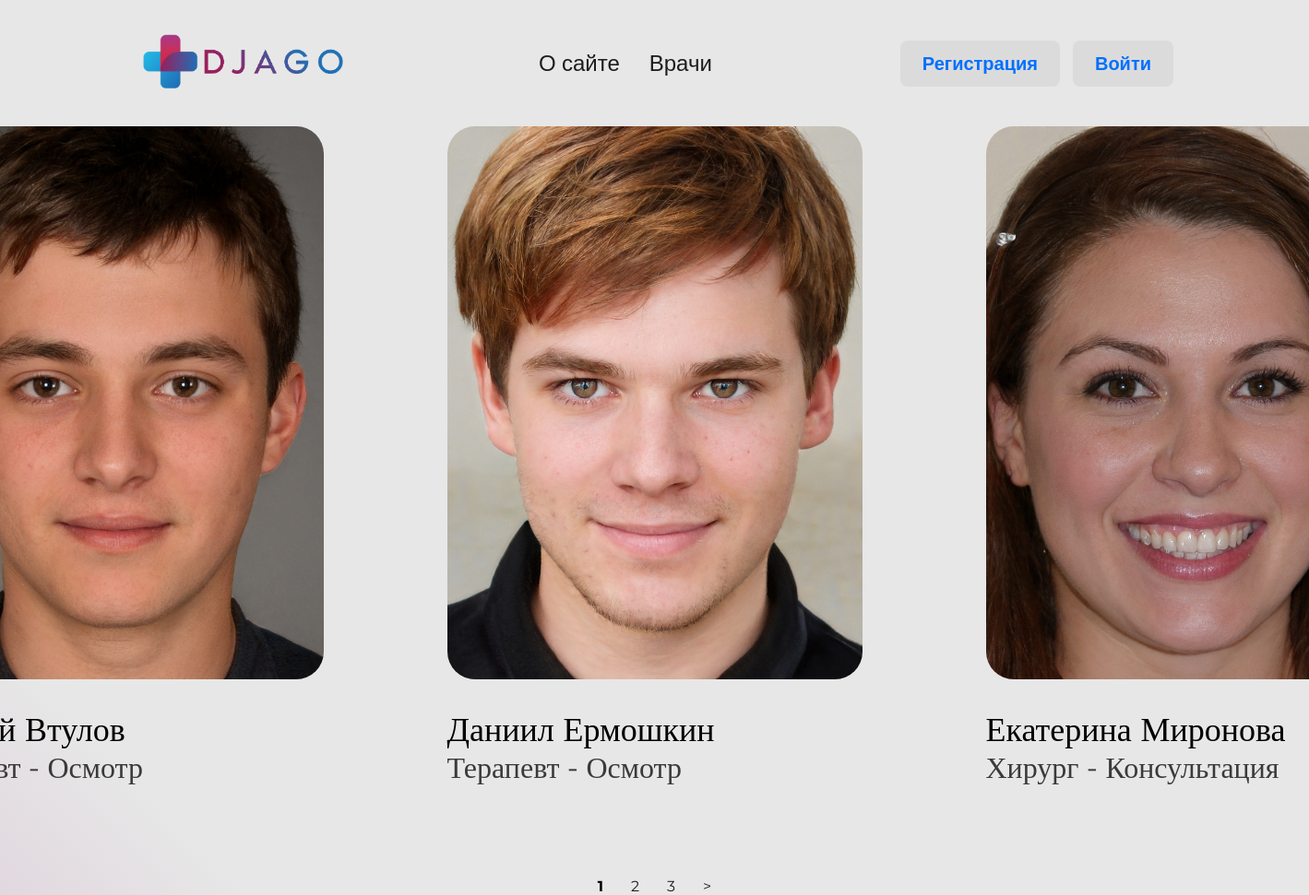
Before: / with the older database file.
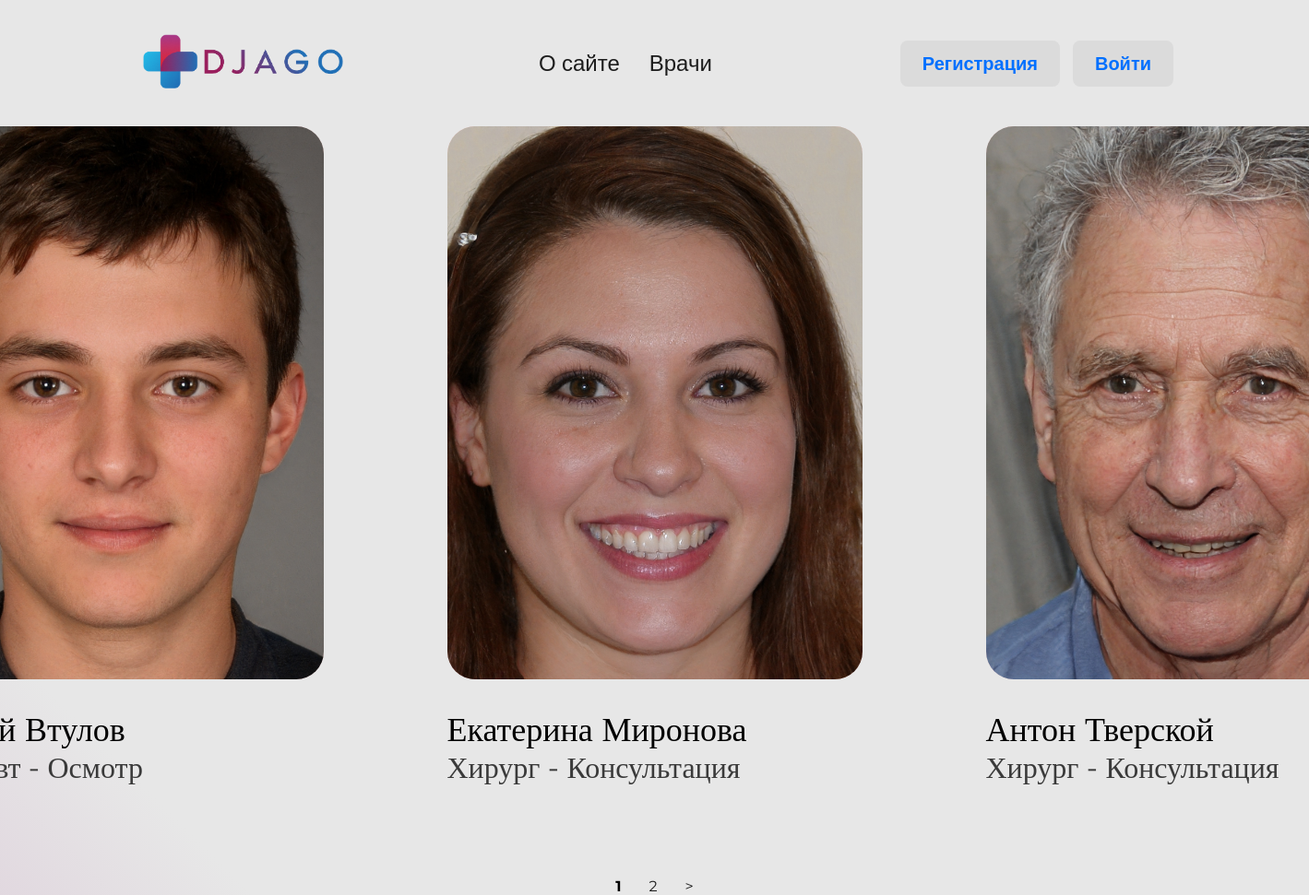
After: the same page with the newer database file.
### patients/models.py (models this page shows, shortened)
class Medics(models.Model):
    first_name = models.CharField(verbose_name='Имя', max_length=50)
    last_name = models.CharField(verbose_name='Фамилия', max_length=50)
    middle_name = models.CharField(verbose_name='Отчество', max_length=50)
    gender = models.CharField(verbose_name='Пол', max_length=1)
    birth_date = models.DateField(verbose_name='Дата рождения', default=date(2000, 1, 1))
    works_from = models.DateField(verbose_name='Работает с')
    is_working = models.BooleanField(verbose_name='Работает на данный момент', default=True)
    grouptype = models.ForeignKey('GroupType', on_delete=models.CASCADE, verbose_name='Категория')
    slug = models.SlugField(verbose_name='URL', max_length=255, unique=True, db_index=True)
    user = models.ForeignKey(User, verbose_name='Пользователь', on_delete=models.CASCADE, null=True)
    photo = models.ImageField(verbose_name='Фото', upload_to="photos/%Y/%m/%d/", null=True)
    class Meta:
        verbose_name = 'Врач'
        verbose_name_plural = 'Врачи'
        ordering = ['last_name', 'first_name']
    def get_absolute_url(self):
        return reverse('medic', kwargs={'med_slug': self.slug})

class GroupType(models.Model):
    grouptype = models.CharField(verbose_name="Категория", max_length=50)
    service = models.CharField(verbose_name="Оказываемая услуга", max_length=50)
    class Meta:
        verbose_name = 'Категория'
        verbose_name_plural = 'Категории'
        ordering = ['grouptype']
    def __str__(self):
        return f'{self.grouptype} - {self.service}'

### patients/views.py (the view)
# urls.py: path('', MedicHome.as_view(), name = 'home'),
class MedicHome(DataMixin, ListView):
    model = Medics
    template_name = 'patients/index.html'
    context_object_name = 'medics'
    paginate_by = 3
    def get_context_data(self, *, object_list=None, **kwargs):
        context = super().get_context_data(**kwargs)
        auth = self.request.user.is_authenticated
        c_def = self.get_user_context(title='Главная страница', auth=auth)
        return {**context, **c_def}
    def get_queryset(self):
        return Medics.objects.filter(is_working=True)

### patients/utils.py (called while the page is built)
    def get_user_context(self, **kwargs):
        context = kwargs
        context['menu'] = menu
        return context

### patients/templates/patients/index.html (shortened to what this page needs)
{% extends 'patients/base.html' %}
{% load static %}
{% block content %}
        <div class="medics-container">
        <ul class="medics-list">
                {% for med in medics %}
                <li class="medics-list-item">
                        <a class="medics-link" href="{{med.get_absolute_url}}">
                                <div class="medics-list__photo">
                                        {% if med.photo %}
                                        <img class="medphoto" src="{{med.photo.url}}" alt="Medics photo"></p>
                                        {% endif %}
                                </div>
                                {{med.first_name}}
                                {{med.last_name}}
                                <p class="medics-category">{{med.grouptype}}</p>
                        </a>
                </li>
                {% endfor %}
        </ul>
</div>
{% if page_obj.has_other_pages %}
<nav class="list-pages">
        <ul class="pages-list">
                {% for p in paginator.page_range %}
                {% if page_obj.number == p %}
                <li class="page-num page-num-selected">{{ p }}</li>
                {% elif p >= page_obj.number|add:-2 and p <= page_obj.number|add:2 %} <li class="page-num">
                        <a href="?page={{ p }}">{{ p }}</a>
                        </li>
                        {% endif %}
                        {% endfor %}
                        {% if page_obj.has_next %}
                        <li class="page-num">
                                <a href="?page={{ page_obj.next_page_number}}">&gt;</a>
                        </li>
                        {% endif %}
        </ul>
</nav>
{% endif %}
{% endblock %}

Changed rows visible on the page:
no longer on this page (row edited): Medics: photo (picture), first_name "Даниил", last_name "Ермошкин", grouptype "Терапевт - Осмотр"
now on this page (row unchanged): Medics: photo (picture), first_name "Антон", last_name "Тверской", grouptype "Хирург - Консультация"
Other visible differences:
list line gone: "3"
